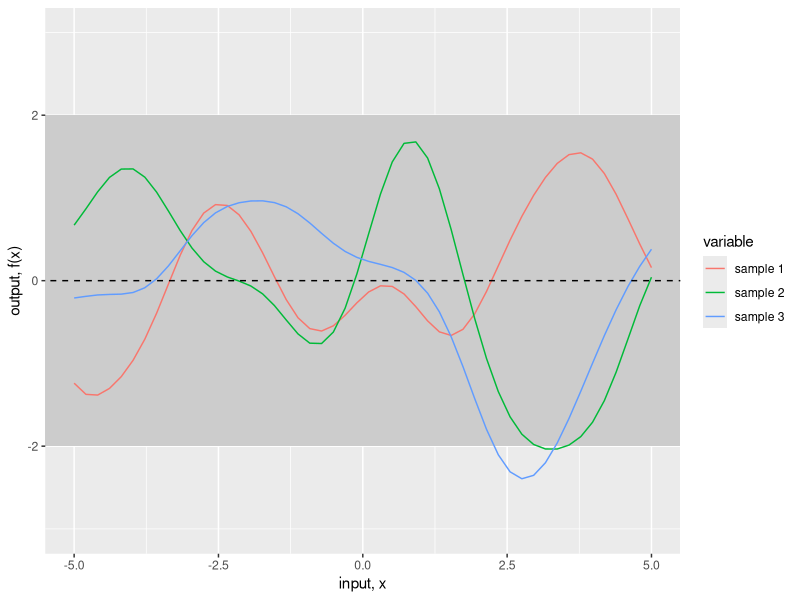
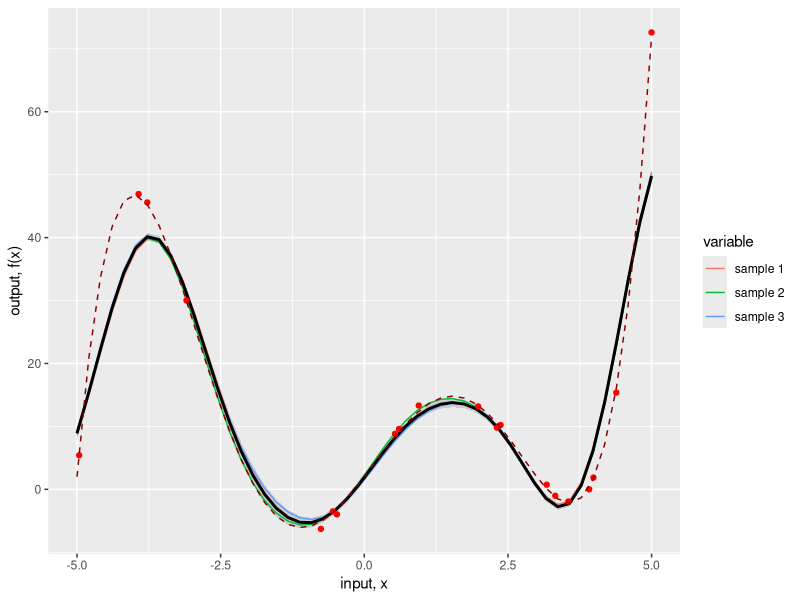

Generate these figures, in order, with R:
## ---- chunk 1
knitr::opts_chunk$set(echo = TRUE)
## ---- chunk 2
library(MASS)
library(reshape2)
library(tidyverse)
# Number of data points for plotting & Bandwidth squared of the RBF kernel
ntest <- 50
sigmasq <- 1.0
# Number of training points, standard deviation of additive noise
ntrain <- 20
sigma.n <- 0.5
# Define number of samples for prior gp mvn and posterior gp mvn to take
nprior_samples <- 3
npost_samples <- 3
# Set a seed in order to change the code
#set.seed(12345)
## ---- chunk 3
squared_exponential <- function(x, c, sigmasq){
  return(exp(-0.5*sum((x - c)^2) / sigmasq))
}
kernel_matrix <- function(X, Xstar, sigmasq){
  # compute the kernel matrix
  K <- apply(
    X=Xstar,
    MARGIN=1, 
    FUN=function(xstar_row) apply(
      X=X, 
      MARGIN=1, 
      FUN=squared_exponential, 
      xstar_row,
      sigmasq
      )
    )
  return(K)
}
compute_sigmasq <- function(X){
  # Compute distance matrix expanding the norm. Return its median
  Xcross <- tcrossprod(X)
  Xnorms <- matrix(diag(Xcross), nrow(X), nrow(X), byrow=TRUE)
  return(median(Xnorms - 2*Xcross + t(Xnorms)))
}
regression_function <- function(x){
    val <- (x+5)*(x+2)*(x)*(x-4)*(x-3)/10 + 2
  return(val)
}
## ---- chunk 4
xtest <- matrix(seq(-5,5, len=ntest))
Kss <- kernel_matrix(xtest, xtest, sigmasq=sigmasq)
## ---- chunk 5
dat <- data.frame(x=xtest, t(mvrnorm(nprior_samples, rep(0, length=ntest), Kss)))
names(dat) <- c("x", "sample 1", "sample 2", "sample 3")
dat <- melt(dat, id="x")
## ---- chunk 6
# Notice we use -2 and 2 because would be mean - 2*sd but sd in our case is
# the square root of the diagonal entries. If you look at K every diagonal
# element is 1
ggplot(data=dat, aes(x=x, y=value)) +
  geom_rect(xmin=-Inf, xmax=Inf, ymin=-2, ymax=2, fill="grey80") + 
  geom_line(aes(color=variable)) + 
  geom_abline(slope=0.0, intercept=0.0, lty=2) +
  scale_y_continuous(lim=c(-3,3), name="output, f(x)") +
  xlab("input, x")
## ---- chunk 7
xtrain <- matrix(runif(ntrain, min=-5, max=5))
ytrain <- regression_function(xtrain) + matrix(rnorm(ntrain, sd=sigma.n))
dftrain <- tibble(x=xtrain, y=ytrain)
## ---- chunk 8
Ks <- kernel_matrix(xtest, xtrain, sigmasq)
K  <- kernel_matrix(xtrain, xtrain, sigmasq) 
cov_xx_inv <- solve(K + sigma.n^2 * diag(ntrain))
Ef <- Ks %*% (cov_xx_inv %*% ytrain)
Cf <- Kss - Ks %*% cov_xx_inv %*% t(Ks)
## ---- chunk 9
# Create empty vectors for mean and variances (not covariances)
gpmean <- rep(0, ntest)
gpvar <- rep(0, ntest)
# Cholesky factor for K + sigma^2 * I
L <- chol(K + sigma.n^2*diag(ntrain))  ## Upper triangular
alpha <- backsolve(L, forwardsolve(t(L), ytrain))
# Loop through all testing points and compute mean and variance
for (test_index in 1:nrow(xtest)) {
  kstar <- matrix(Ks[test_index, ])
  # GP Mean at curret test point
  gpmean[test_index] <- t(kstar) %*% alpha
  # Gp variance at current test point
  v <- backsolve(L, kstar)
  gpvar[test_index] <- 1.0 - t(v) %*% v
}
## ---- chunk 10
gpmeannew <- Ks %*% alpha
gpvcov <- Kss - Ks %*% backsolve(L, forwardsolve(t(L), t(Ks)))
# Alternatively one can do this, which is much more similar to Cf
gpvcovnew <- Kss - Ks %*% chol2inv(L) %*% t(Ks)
## ---- chunk 11
# the covariance matrix is useful to draw samples
dat <- data.frame(x=xtest, t(mvrnorm(npost_samples, gpmean, Cf)))
names(dat) <- c("x", "sample 1", "sample 2", "sample 3")
dat <- melt(dat, id="x")
# grab the cf standard deviations
Cfsd <- sqrt(diag(Cf))
# create dataframe for mean
dfmean <- data.frame(x=xtest, y=gpmean, 
                     ymin=gpmean-2*Cfsd, ymax=gpmean+2*Cfsd,
                     ytrue=regression_function(xtest))
# Plot
ggplot() + 
  geom_ribbon(data=dfmean, aes(x=xtest, ymin=ymin, ymax=ymax), fill="grey80") + 
  geom_line(data=dat, aes(x=x, y=value, color=variable)) +
  geom_line(data=dfmean, aes(x=xtest, y=Ef), size=1) + 
  geom_point(data=dftrain, aes(x=x, y=y), color='red') + 
  geom_line(data=dfmean, aes(x=x, y=ytrue), color='darkred', lty=2) + 
  xlab("input, x") + 
  ylab("output, f(x)")
## ---- chunk 12
gp <- function(X, y, sd, Xtest){
  # X: training input
  # y: training output
  # sd: standard deviation of the additive noise
  # Use data to find bandwidth^2, kernel matrix K(X,X) and K(X, X*)
  sigmasq <- compute_sigmasq(X)
  K <- kernel_matrix(X, X, sigmasq = sigmasq)
  Ks <- kernel_matrix(Xtest, X, sigmasq=sigmasq)
  # Instantiate empty vectors containing GP mean and GP variances (no vcov)
  gpmean <- rep(0, ntest)
  gpvar <- rep(0, ntest)
  # Cholesky factor for K + sigma^2 * I
  L <- chol(K + sd^2*diag(nrow(X)))  # Upper triangular
  alpha <- backsolve(L, forwardsolve(t(L), y))
  # Loop through all test rows and compute mean and variance sequentially
  for (test_index in 1:nrow(Xtest)) {
    kstar <- matrix(Ks[test_index, ])
    # GP Mean at curret test point
    gpmean[test_index] <- t(kstar) %*% alpha
    # Gp variance at current test point
    v <- backsolve(L, kstar)
    gpvar[test_index] <- 1.0 - t(v) %*% v  # cause SE(x*,x*)=1.0
  }
  # return gpmean and gpvar
  return(list(gpmean, gpvar))
}
## ---- chunk 13
# Function that find gp mean and gp variance-covariance matrix in one go
gpparams <- function(Ks, Kss, alpha){
  # GP Mean in one batch
  gpmean <- Ks %*% alpha
  # GP variance-covariance matrix in one batch
  # alternatively, gpvcov <- Kss - ks %*% backsolve(L, forwardsolve(t(L), t(Ks)))
  gpvcov <- Kss - crossprod(forwardsolve(t(L), t(Ks)))
  return(list(gpmean, gpvcov))
}
# Function that can be used ONLINE
gponline <- function(xtest, xtrain, sigmasq, alpha){
  # Find kernel evaluation against all training points
  kstar <- kernel_matrix(matrix(xtest), xtrain, sigmasq)
  # GP mean for current test point
  gpmean <- t(kstar) %*% alpha
  # GP variance for current test point
  gpvar <- 1.0 - crossprod(forwardsolve(t(L), kstar))
  return(list(gpmean, gpvar))
}
